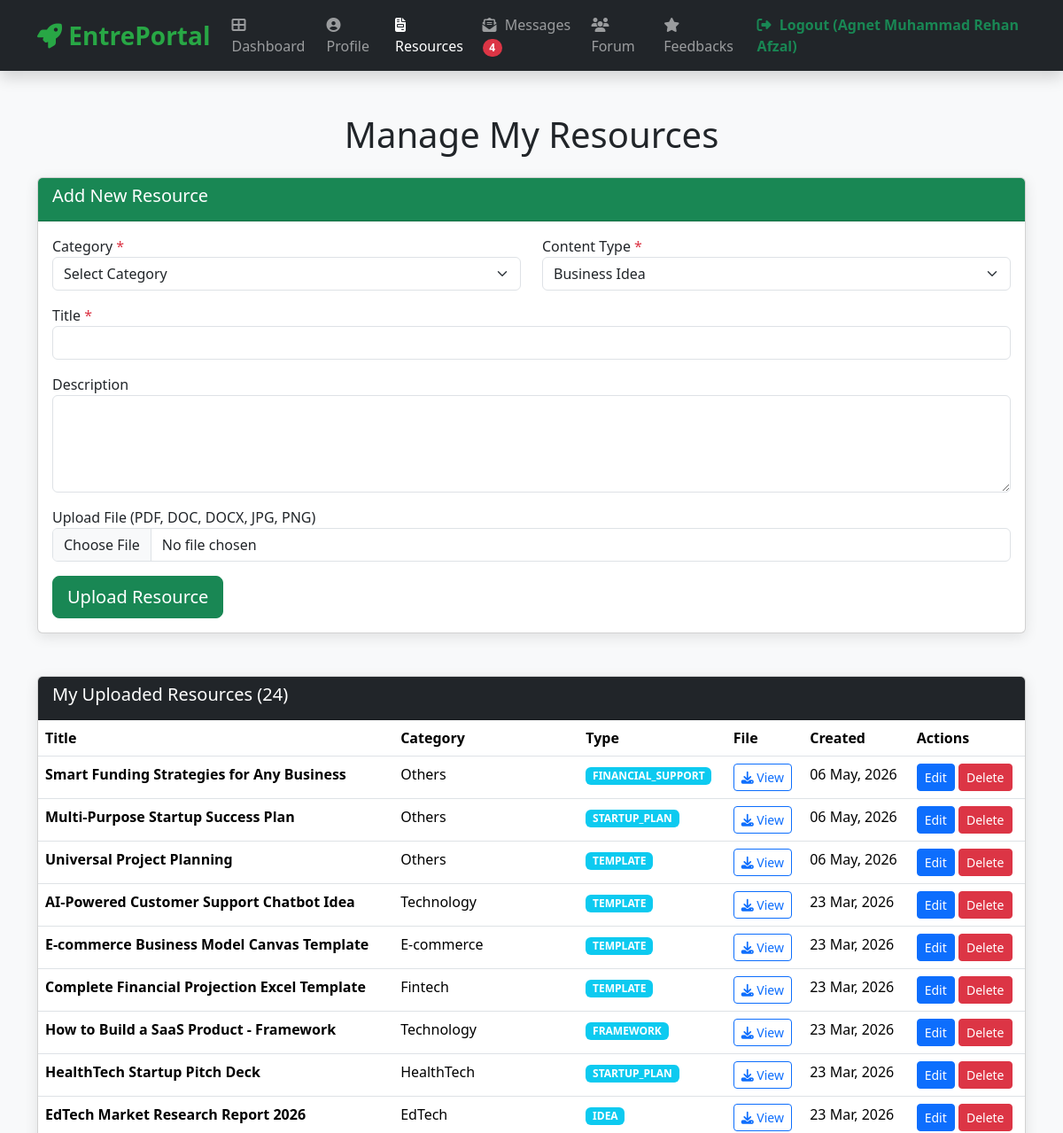
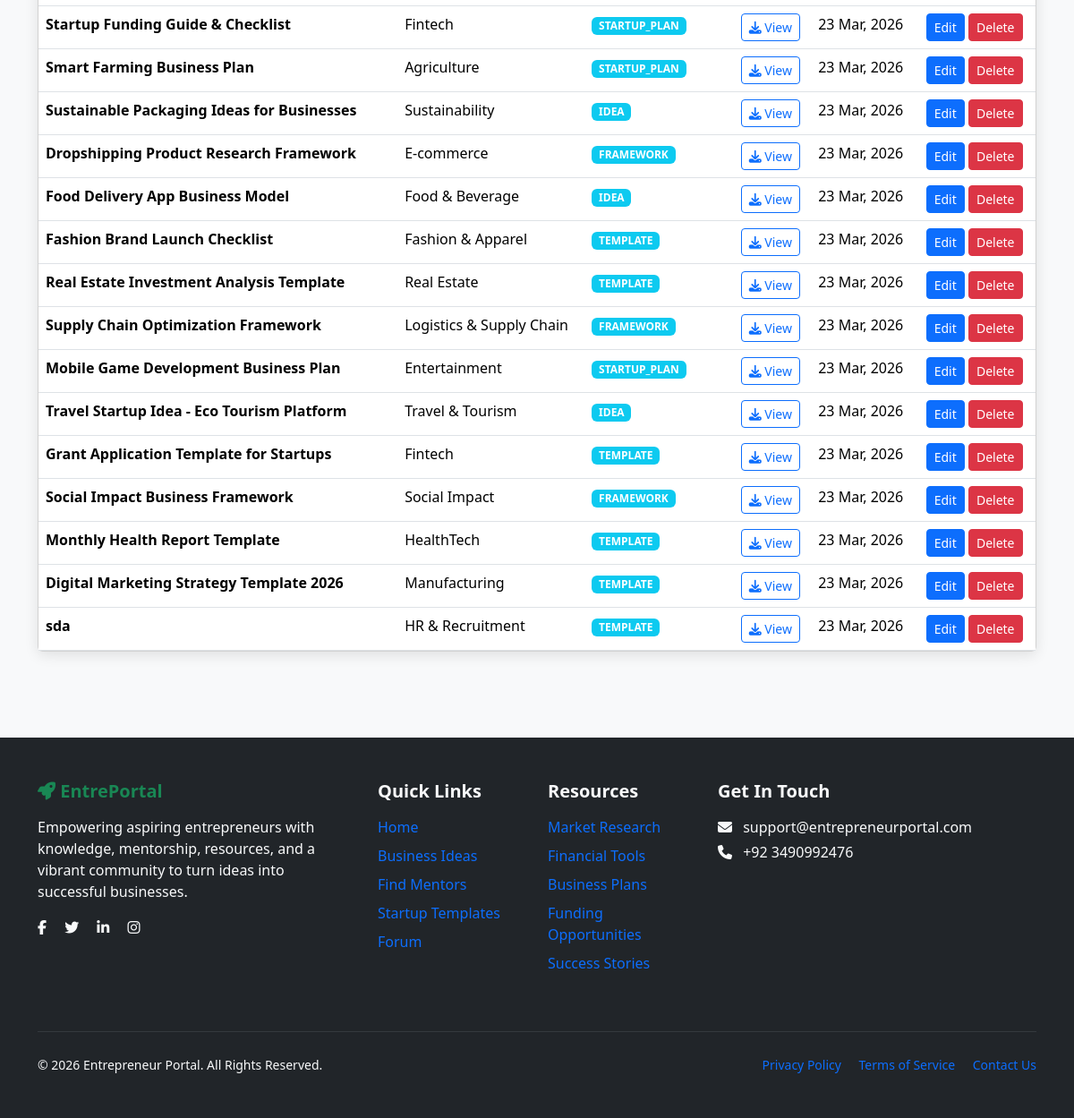
The page /agent/manage-resources.php (signed in) on the database its author committed (2 pictures, top to bottom).
### tables this page shows
CREATE TABLE `resources` (
  `id` int(11) NOT NULL,
  `agent_id` int(11) NOT NULL,
  `category_id` int(11) DEFAULT NULL,
  `title` varchar(255) NOT NULL,
  `content_type` enum('idea','framework','template','startup_plan','financial_support') NOT NULL,
  `description` text DEFAULT NULL,
  `file_path` varchar(255) DEFAULT NULL,
  `created_at` timestamp NOT NULL DEFAULT current_timestamp(),
  `updated_at` timestamp NOT NULL DEFAULT current_timestamp() ON UPDATE current_timestamp()
);

CREATE TABLE `categories` (
  `id` int(11) NOT NULL,
  `category_name` varchar(100) NOT NULL,
  `description` text DEFAULT NULL,
  `created_at` timestamp NOT NULL DEFAULT current_timestamp()
);

### agent/manage-resources.php (the view, shortened to what this page needs)
<?php
include 'config.php';
$agent_id = $_SESSION['user_id'];
$resources = mysqli_query($conn, "SELECT r.*, c.category_name
                                  FROM resources r
                                  LEFT JOIN categories c ON r.category_id = c.id
                                  WHERE r.agent_id = $agent_id
                                  ORDER BY r.created_at DESC");
$edit = null;
?>
<!DOCTYPE html>
<html lang="en">
<head>
    <link href="https://cdn.jsdelivr.net/npm/bootstrap@5.3.3/dist/css/bootstrap.min.css" rel="stylesheet">
    <link href="https://cdnjs.cloudflare.com/ajax/libs/font-awesome/6.5.1/css/all.min.css" rel="stylesheet">
</head>
<body>
<?php include 'navbar.php'; ?>
<div class="container py-5">
    <h1 class="text-center mb-4">Manage My Resources</h1>
    <div class="card mb-5">
        <div class="card-header bg-success text-white">
            <h5><?= $edit ? 'Edit Resource' : 'Add New Resource' ?></h5>
        </div>
        <div class="card-body">
            <form method="POST" enctype="multipart/form-data">
                <div class="row">
                    <div class="col-md-6 mb-3">
                        <label>Category <span class="text-danger">*</span></label>
                        <select name="category_id" class="form-select" required>
                            <option value="">Select Category</option>
                        </select>
                    </div>
                    <div class="col-md-6 mb-3">
                        <label>Content Type <span class="text-danger">*</span></label>
                        <select name="content_type" class="form-select" required>
                            <option value="idea" <?= ($edit['content_type'] ?? '') == 'idea' ? 'selected' : '' ?>>Business Idea</option>
                        </select>
                    </div>
                </div>
                <div class="mb-3">
                    <label>Title <span class="text-danger">*</span></label>
                    <input type="text" name="title" class="form-control" value="<?= htmlspecialchars($edit['title'] ?? '') ?>" required>
                </div>
                <div class="mb-3">
                    <label>Description</label>
                    <textarea name="description" class="form-control" rows="4"><?= htmlspecialchars($edit['description'] ?? '') ?></textarea>
                </div>
                <div class="mb-3">
                    <label>Upload File (PDF, DOC, DOCX, JPG, PNG)</label>
                    <input type="file" name="resource_file" class="form-control">
                </div>
                <button type="submit" class="btn btn-success btn-lg">
                    <?= $edit ? 'Update Resource' : 'Upload Resource' ?>
                </button>
            </form>
        </div>
    </div>
    <div class="card">
        <div class="card-header bg-dark text-white">
            <h5>My Uploaded Resources (<?= mysqli_num_rows($resources) ?>)</h5>
        </div>
        <div class="card-body p-0">
            <?php if (mysqli_num_rows($resources) > 0): ?>
                <table class="table table-hover mb-0">
                    <thead>
                        <tr>
                            <th>Title</th>
                            <th>Category</th>
                            <th>Type</th>
                            <th>File</th>
                            <th>Created</th>
                            <th>Actions</th>
                        </tr>
                    </thead>
                    <tbody>
                        <?php while($row = mysqli_fetch_assoc($resources)): ?>
                        <tr>
                            <td><strong><?= htmlspecialchars($row['title']) ?></strong></td>
                            <td><?= htmlspecialchars($row['category_name'] ?? 'Uncategorized') ?></td>
                            <td><span class="badge bg-info"><?= strtoupper($row['content_type']) ?></span></td>
                            <td>
                                <?php if(!empty($row['file_path'])): ?>
                                    <a href="<?= $row['file_path'] ?>" target="_blank" class="btn btn-sm btn-outline-primary">
                                        <i class="fas fa-download"></i> View
                                    </a>
                                <?php else: ?>
                                    <span class="text-muted">No file</span>
                                <?php endif; ?>
                            </td>
                            <td><?= date('d M, Y', strtotime($row['created_at'])) ?></td>
                            <td>
                                <a href="manage-resources.php?edit=<?= $row['id'] ?>" class="btn btn-primary btn-sm">Edit</a>
                                <a href="manage-resources.php?delete=<?= $row['id'] ?>"
                                   class="btn btn-danger btn-sm"
                                   onclick="return confirm('Are you sure you want to delete this resource?')">Delete</a>
                            </td>
                        </tr>
                        <?php endwhile; ?>
                    </tbody>
                </table>
            <?php endif; ?>
        </div>
    </div>
</div>
<?php include 'footer.php'; ?>
</body>
</html>

### agent/manage-resources.php (style rules this page uses)
body { background: #f8f9fa; }
.card { box-shadow: 0 4px 15px rgba(0,0,0,0.1); }

### agent/navbar.php (style rules this page uses)
:root { --primary: #28a745; --dark: #212529; }

### rows shown on the page
resources: title "Smart Funding Strategies for Any Business", category.category_name "Others", content_type "FINANCIAL_SUPPORT", created_at "06 May, 2026"
resources: title "Multi-Purpose Startup Success Plan", category.category_name "Others", content_type "STARTUP_PLAN", created_at "06 May, 2026"
resources: title "Universal Project Planning", category.category_name "Others", content_type "TEMPLATE", created_at "06 May, 2026"
resources: title "AI-Powered Customer Support Chatbot Idea", category.category_name "Technology", content_type "TEMPLATE", created_at "23 Mar, 2026"
resources: title "E-commerce Business Model Canvas Template", category.category_name "E-commerce", content_type "TEMPLATE", created_at "23 Mar, 2026"
resources: title "Complete Financial Projection Excel Template", category.category_name "Fintech", content_type "TEMPLATE", created_at "23 Mar, 2026"
resources: title "How to Build a SaaS Product - Framework", category.category_name "Technology", content_type "FRAMEWORK", created_at "23 Mar, 2026"
resources: title "HealthTech Startup Pitch Deck", category.category_name "HealthTech", content_type "STARTUP_PLAN", created_at "23 Mar, 2026"
resources: title "EdTech Market Research Report 2026", category.category_name "EdTech", content_type "IDEA", created_at "23 Mar, 2026"
resources: title "Startup Funding Guide & Checklist", category.category_name "Fintech", content_type "STARTUP_PLAN", created_at "23 Mar, 2026"
resources: title "Smart Farming Business Plan", category.category_name "Agriculture", content_type "STARTUP_PLAN", created_at "23 Mar, 2026"
resources: title "Sustainable Packaging Ideas for Businesses", category.category_name "Sustainability", content_type "IDEA", created_at "23 Mar, 2026"
resources: title "Dropshipping Product Research Framework", category.category_name "E-commerce", content_type "FRAMEWORK", created_at "23 Mar, 2026"
resources: title "Food Delivery App Business Model", category.category_name "Food & Beverage", content_type "IDEA", created_at "23 Mar, 2026"
resources: title "Fashion Brand Launch Checklist", category.category_name "Fashion & Apparel", content_type "TEMPLATE", created_at "23 Mar, 2026"
resources: title "Real Estate Investment Analysis Template", category.category_name "Real Estate", content_type "TEMPLATE", created_at "23 Mar, 2026"
resources: title "Supply Chain Optimization Framework", category.category_name "Logistics & Supply Chain", content_type "FRAMEWORK", created_at "23 Mar, 2026"
resources: title "Mobile Game Development Business Plan", category.category_name "Entertainment", content_type "STARTUP_PLAN", created_at "23 Mar, 2026"
resources: title "Travel Startup Idea - Eco Tourism Platform", category.category_name "Travel & Tourism", content_type "IDEA", created_at "23 Mar, 2026"
resources: title "Grant Application Template for Startups", category.category_name "Fintech", content_type "TEMPLATE", created_at "23 Mar, 2026"
resources: title "Social Impact Business Framework", category.category_name "Social Impact", content_type "FRAMEWORK", created_at "23 Mar, 2026"
resources: title "Monthly Health Report Template", category.category_name "HealthTech", content_type "TEMPLATE", created_at "23 Mar, 2026"
resources: title "Digital Marketing Strategy Template 2026", category.category_name "Manufacturing", content_type "TEMPLATE", created_at "23 Mar, 2026"
resources: title "sda", category.category_name "HR & Recruitment", content_type "TEMPLATE", created_at "23 Mar, 2026"

### other values the page prints
$nav_unread_count "4"
$_SESSION['full_name'] "Agnet Muhammad Rehan Afzal"
mysqli_num_rows($resources) "24"
